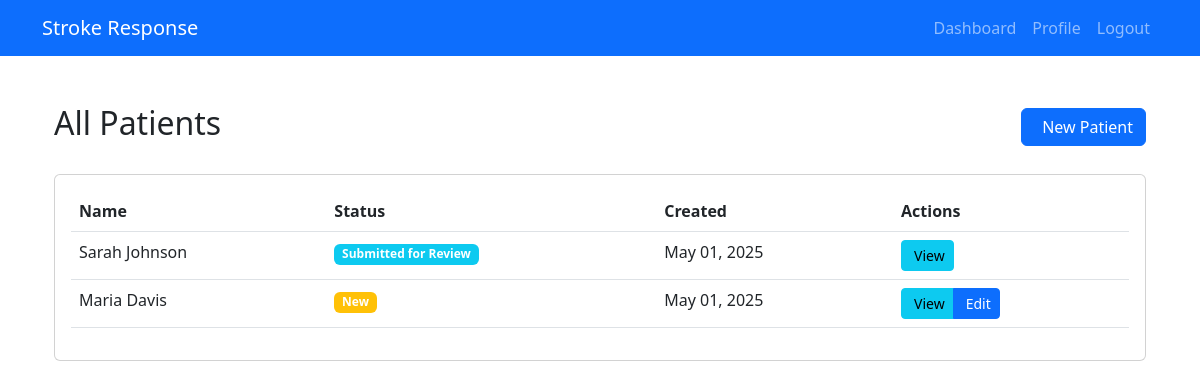
The page /technician/patients/ (signed in) on the database as committed earlier.
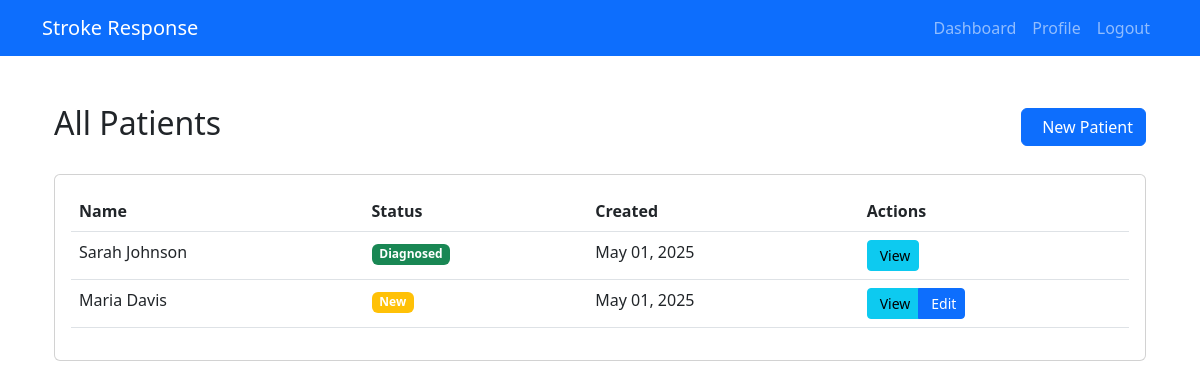
The same page on the database as committed later.
### technician/models.py (models this page shows, shortened)
class Patient(models.Model):
    STATUS_CHOICES = [
        ('NEW', 'New'),
        ('SUBMITTED', 'Submitted for Review'),
        ('REVIEWED', 'Under Review'),
        ('DIAGNOSED', 'Diagnosed'),
        ('DISCHARGED', 'Discharged'),
    ]
    GENDER_CHOICES = [
        ('M', 'Male'),
        ('F', 'Female'),
        ('O', 'Other'),
    ]
    first_name = models.CharField(max_length=100)
    last_name = models.CharField(max_length=100)
    date_of_birth = models.DateField()
    gender = models.CharField(max_length=1, choices=GENDER_CHOICES)
    contact_number = models.CharField(max_length=15, blank=True)
    address = models.TextField(blank=True)
    emergency_contact_name = models.CharField(max_length=100, blank=True)
    emergency_contact_number = models.CharField(max_length=15, blank=True)
    medical_history = models.TextField(blank=True)
    current_medications = models.TextField(blank=True)
    allergies = models.TextField(blank=True)
    blood_pressure_systolic = models.IntegerField(validators=[MinValueValidator(0), MaxValueValidator(300)])
    blood_pressure_diastolic = models.IntegerField(validators=[MinValueValidator(0), MaxValueValidator(200)])
    heart_rate = models.IntegerField(validators=[MinValueValidator(0), MaxValueValidator(300)])
    respiratory_rate = models.IntegerField(validators=[MinValueValidator(0), MaxValueValidator(100)])
    temperature = models.DecimalField(max_digits=4, decimal_places=1)
    oxygen_saturation = models.IntegerField(validators=[MinValueValidator(0), MaxValueValidator(100)])
    glasgow_coma_scale = models.IntegerField(validators=[MinValueValidator(3), MaxValueValidator(15)])
    chief_complaint = models.TextField()
    notes = models.TextField(blank=True)
    status = models.CharField(max_length=20, choices=STATUS_CHOICES, default='NEW')
    technician = models.ForeignKey(User, on_delete=models.CASCADE, related_name='patients')
    created_at = models.DateTimeField(auto_now_add=True)
    updated_at = models.DateTimeField(auto_now=True)
    class Meta:
        ordering = ['-created_at']

### technician/views.py (the view)
# urls.py: path('patients/', views.patient_list, name='patient_list'),
@login_required
@is_technician
def patient_list(request):
    patients = Patient.objects.filter(technician=request.user).order_by('-created_at')
    paginator = Paginator(patients, 10)
    page_number = request.GET.get('page')
    page_obj = paginator.get_page(page_number)
    return render(request, 'technician/patient_list.html', {'page_obj': page_obj})

### technician/templates/technician/patient_list.html (shortened to what this page needs)
{% extends 'base.html' %}
{% load static %}
{% block content %}
<div class="container py-4">
    <div class="row mb-4">
        <div class="col-md-12">
            <div class="d-flex justify-content-between align-items-center">
                <h2>
                    {% if status %}
                        {{ status|title }} Cases
                    {% else %}
                        All Patients
                    {% endif %}
                </h2>
                <a href="{% url 'technician:patient_create' %}" class="btn btn-primary">
                    New Patient
                </a>
            </div>
        </div>
    </div>
    <div class="card">
        <div class="card-body">
            {% if page_obj %}
            <div class="table-responsive">
                <table class="table table-hover">
                    <thead>
                        <tr>
                            <th>Name</th>
                            <th>Status</th>
                            <th>Created</th>
                            <th>Actions</th>
                        </tr>
                    </thead>
                    <tbody>
                        {% for patient in page_obj %}
                        <tr>
                            <td>{{ patient.first_name }} {{ patient.last_name }}</td>
                            <td>
                                <span class="badge {% if patient.status == 'NEW' %}bg-warning
                                    {% elif patient.status == 'SUBMITTED' %}bg-info
                                    {% elif patient.status == 'DIAGNOSED' %}bg-success
                                    {% else %}bg-secondary{% endif %}">
                                    {{ patient.get_status_display }}
                                </span>
                            </td>
                            <td>{{ patient.created_at|date:"M d, Y" }}</td>
                            <td>
                                <div class="btn-group">
                                    <a href="{% url 'technician:patient_detail' pk=patient.pk %}" class="btn btn-sm btn-info">
                                        View
                                    </a>
                                    {% if patient.status == 'NEW' %}
                                    <a href="{% url 'technician:patient_edit' pk=patient.pk %}" class="btn btn-sm btn-primary">
                                        Edit
                                    </a>
                                    {% endif %}
                                </div>
                            </td>
                        </tr>
                        {% empty %}
                        <tr>
                            <td colspan="4" class="text-center">No patients found.</td>
                        </tr>
                        {% endfor %}
                    </tbody>
                </table>
            </div>
            {% else %}
            <p class="text-muted text-center mb-0">No patients found. Click "New Patient" to add one.</p>
            {% endif %}
        </div>
    </div>
</div>
{% endblock %}

Rows that differ between the two databases and show on the page:
changed Patient "Sarah": status "Submitted for Review" → "Diagnosed"
